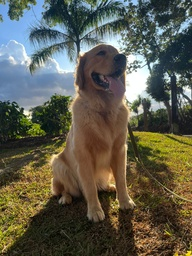
#> input picture hw2/10_45/dante.jpeg, 192 x 256 px, shrunk from 1200 x 1600 before the run, found by its file name
$ python hw3_p3.py
#> lines starting #> are read from the running program, lines starting #| are printed output that depends on the picture
### hw3/ksvd.py
import numpy as np


def omp(D, y, T):
    """Orthogonal Matching Pursuit: find T-sparse x such that D @ x ≈ y."""
    r = y.copy()
    selected = []
    x_S = None
    for _ in range(T):
        k = int(np.argmax(np.abs(D.T @ r)))
        if k not in selected:
            selected.append(k)
        D_S = D[:, selected]
        x_S = np.linalg.lstsq(D_S, y, rcond=None)[0]
        r = y - D_S @ x_S
    x = np.zeros(D.shape[1])
    if selected and x_S is not None:
        for i, idx in enumerate(selected):
            x[idx] = x_S[i]
    return x


def sparse_code(D, Y, T):
    """Apply OMP to every column of Y. Returns X of shape (K, N)."""
    N = Y.shape[1]
    X = np.zeros((D.shape[1], N))
    for i in range(N):
        X[:, i] = omp(D, Y[:, i], T)
        if (i + 1) % 1000 == 0:
            print(f"    OMP {i+1}/{N}")
    return X


def ksvd(D, Y, T, n_iter):
    """
    Run K-SVD for n_iter iterations.
    Phase I: sparse coding via OMP.
    Phase II: dictionary update via SVD.
    Returns D, X, list of Frobenius errors after each Phase II.
    """
    errors = []
    for it in range(n_iter):
        print(f"Iteration {it+1}/{n_iter}")

        # Phase I: sparse coding
        X = sparse_code(D, Y, T)

        # Phase II: dictionary update
        n_atoms = D.shape[1]
        for k in range(n_atoms):
            omega = np.where(np.abs(X[k, :]) > 1e-10)[0]
            if len(omega) == 0:
                continue
            # Residual with atom k removed
            E_k = Y[:, omega] - D @ X[:, omega] + np.outer(D[:, k], X[k, omega])
            U, s, Vt = np.linalg.svd(E_k, full_matrices=False)
            D[:, k] = U[:, 0]
            X[k, omega] = s[0] * Vt[0, :]

        err = np.linalg.norm(Y - D @ X, 'fro')
        errors.append(err)
        print(f"  error: {err:.2f}")

    return D, X, errors

### hw3/hw3_p3.py
import numpy as np
import matplotlib.pyplot as plt
from PIL import Image
from ksvd import ksvd, sparse_code

np.random.seed(0)

# --- Load image and convert to grayscale ---
img = np.array(Image.open('dante.jpeg').convert('L'), dtype=float)
H, W = img.shape
#> H = 256; W = 192
print(f"Image size: {H}x{W}")
#| Image size: 256x192

# Part a: Extract non-overlapping 8x8 patches
patch_size = 8
positions = []
patches = []
for i in range(0, H - patch_size + 1, patch_size):
    for j in range(0, W - patch_size + 1, patch_size):
        patches.append(img[i:i+patch_size, j:j+patch_size].flatten())
        positions.append((i, j))
#> after the loop, patches = 768 items; positions = 768 pairs, first value 0 to 248, second value 0 to 184

Y = np.array(patches).T.astype(float)   # shape: (64, N)
N = Y.shape[1]
#> N = 768
print(f"Number of patches: {N}")
#| Number of patches: 768

# Part b: Initialize dictionary (K=256) from random patches
K = 256
init_idx = np.random.choice(N, K, replace=False)
D = Y[:, init_idx].copy()
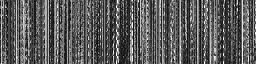
#> D: shape (64, 256) float64; min 3, max 255, mean 90.5
for k in range(K):
    norm = np.linalg.norm(D[:, k])
    if norm > 0:
        D[:, k] /= norm
#> this loop made 256 passes
#> norm on passes 1 to 3: 460.4, 1553.4, 686.8
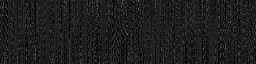
#> D: shape (64, 256) float64; min 0.0097, max 0.411, mean 0.118

# Part c: Run K-SVD for 10 iterations with T=8
T = 8
n_iter = 10
D, X, errors = ksvd(D, Y, T, n_iter)
#> the loop in ksvd, `for it in range(n_iter):` made 10 passes
#> err on passes 1 to 10: 1926.8, 1662, 1560.8, 1507.9, 1467.6, 1442.3, 1426.5, 1410.7, 1408.6, 1393.1
#|   error: 1926.77
#|   error: 1662.04
#|   error: 1560.80
#|   error: 1507.94
#|   error: 1467.65
#|   error: 1442.30
#|   error: 1426.46
#|   error: 1410.74
#> (further printed lines are left out)
#> pass 1, in ksvd, `X = sparse_code(D, Y, T)`:
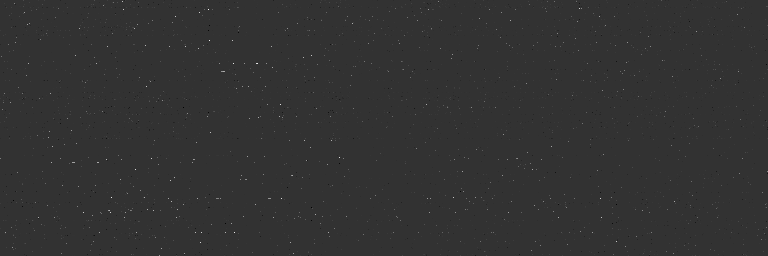
#> X: shape (256, 768) float64; min -582.6, max 2336.4, mean 2.9; drawn with min black and max white
#> after the loop in ksvd, `for it in range(n_iter):`:
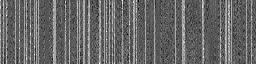
#> D: shape (64, 256) float64; min -0.384, max 0.385, mean -0.0719; drawn with min black and max white
#> after the loop in ksvd, `for it in range(n_iter):`: errors = [1926.8, 1662, 1560.8, 1507.9, 1467.6, 1442.3, 1426.5, 1410.7, 1408.6, 1393.1]

plt.figure()
plt.plot(range(1, n_iter + 1), errors, 'o-')
plt.xlabel('Iteration')
plt.ylabel(r'$\|Y - DX\|_F$')
plt.title(f'K-SVD convergence (K={K}, T={T})')
plt.tight_layout()
plt.savefig('ksvd_error.png', dpi=150)
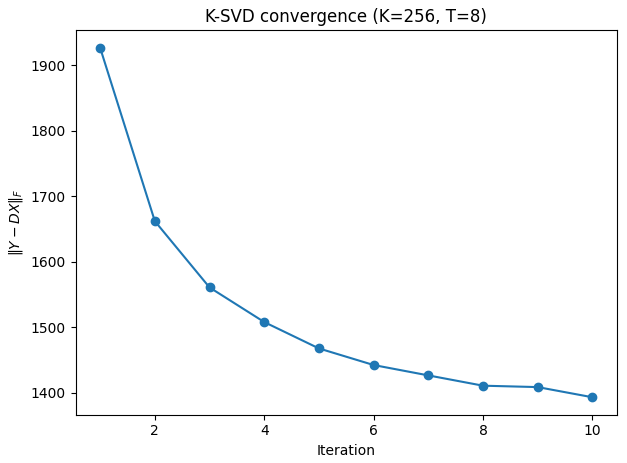
#> figure drawn by matplotlib, 1 panel; curve peaks at x = 1, y = 1926.8
plt.show()

# Part d: Order atoms by pixel variance, plot top 12
variances = np.var(D, axis=0)   # variance of pixel values within each atom
#> variances = 256 values, max 0.00684 at index 7, min 2.44e-06 at index 63, mean 0.002
order = np.argsort(variances)[::-1]
#> order = 256 values, max 255 at index 103, min 0 at index 30, mean 127.5

fig, axes = plt.subplots(3, 4, figsize=(8, 6))
for i, ax in enumerate(axes.flat):
    atom = D[:, order[i]].reshape(patch_size, patch_size)
    ax.imshow(atom, cmap='gray')
    ax.axis('off')
plt.suptitle(f'Top 12 dictionary atoms by variance (K={K}, T={T})')
plt.tight_layout()
plt.savefig('ksvd_atoms.png', dpi=150)
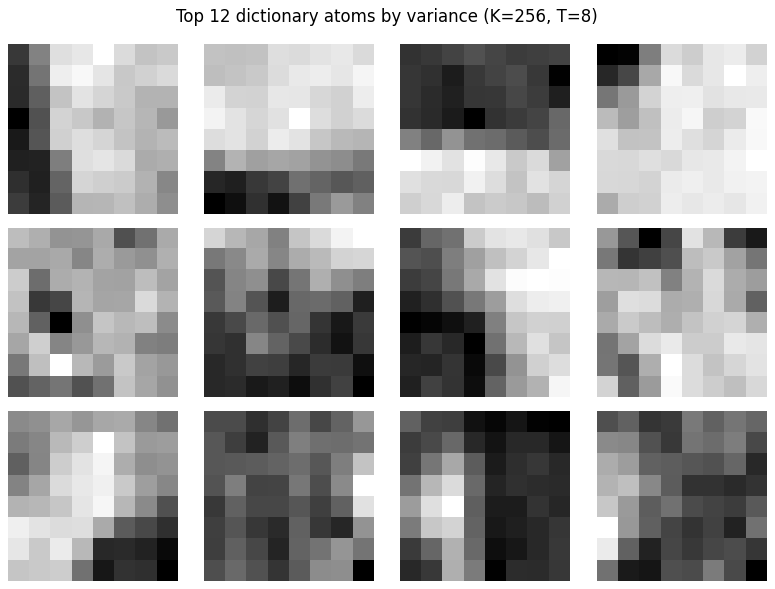
#> figure drawn by matplotlib, 12 panels
plt.show()

# Part e: Reconstruct image by reassembling patches
recon = np.zeros((H, W))
for idx, (i, j) in enumerate(positions):
    patch = (D @ X[:, idx]).reshape(patch_size, patch_size)
    recon[i:i+patch_size, j:j+patch_size] = patch
#> this loop made 768 passes
#> (i, j) on passes 1 to 3: (0, 0), (0, 8), (0, 16)
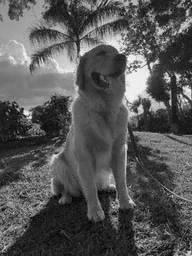
#> recon: shape (256, 192) float64; min -2.19, max 272.4, mean 91; drawn with min black and max white

recon = np.clip(recon, 0, 255)

fig, (ax1, ax2) = plt.subplots(1, 2, figsize=(12, 5))
ax1.imshow(img, cmap='gray', vmin=0, vmax=255)
ax1.set_title('Original')
ax1.axis('off')
ax2.imshow(recon, cmap='gray', vmin=0, vmax=255)
ax2.set_title(f'Reconstructed (K={K}, T={T})')
ax2.axis('off')
plt.tight_layout()
plt.savefig('ksvd_reconstruction.png', dpi=150)
plt.show()

print(f"\nReconstruction error: {np.linalg.norm(img - recon):.2f}")
#| Reconstruction error: 1391.57
